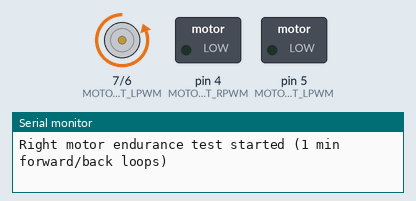
This program was run on a simulated Arduino Mega 2560, built with avr-gcc and run on an emulated ATmega2560. On the bench: motor-driver pin pairs drawn as motors (green arrow = first pin HIGH = forward, orange = second pin HIGH = backward, longer = more drive), switched loads named in the program (green lamp = pin HIGH), the last lines printed to the serial monitor.

Above: at 0.1 s.
At 60.1 s:
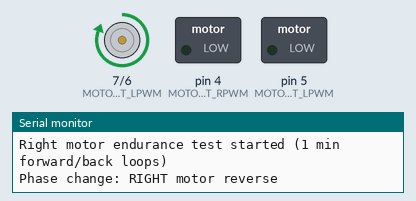
Timing chart, 0 to 121.5 s (numbered marks = the images above):
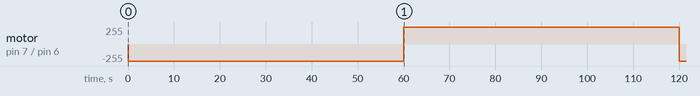

The program:

main.cpp
```cpp
// Automated right motor endurance test
// Runs right motor forward for 60s, reverse for 60s, loops.
// Left motor stays off.

#include <Arduino.h>

const uint8_t MOTOR_LEFT_RPWM  = 4;
const uint8_t MOTOR_LEFT_LPWM  = 5;
const uint8_t MOTOR_RIGHT_RPWM = 6;
const uint8_t MOTOR_RIGHT_LPWM = 7;

const uint8_t PWM_FULL = 255;
const unsigned long PHASE_DURATION_MS = 60UL * 1000UL;  // 1 minute per direction

enum Phase { FORWARD, REVERSE };
Phase current_phase = FORWARD;
unsigned long phase_start_ms = 0;

void setRightMotor(int dir) {
  if (dir > 0) {
    analogWrite(MOTOR_RIGHT_RPWM, PWM_FULL);
    analogWrite(MOTOR_RIGHT_LPWM, 0);
  } else if (dir < 0) {
    analogWrite(MOTOR_RIGHT_RPWM, 0);
    analogWrite(MOTOR_RIGHT_LPWM, PWM_FULL);
  } else {
    analogWrite(MOTOR_RIGHT_RPWM, 0);
    analogWrite(MOTOR_RIGHT_LPWM, 0);
  }
}

void stopLeftMotor() {
  analogWrite(MOTOR_LEFT_RPWM, 0);
  analogWrite(MOTOR_LEFT_LPWM, 0);
}

void setup() {
  pinMode(MOTOR_LEFT_RPWM, OUTPUT);
  pinMode(MOTOR_LEFT_LPWM, OUTPUT);
  pinMode(MOTOR_RIGHT_RPWM, OUTPUT);
  pinMode(MOTOR_RIGHT_LPWM, OUTPUT);

  stopLeftMotor();
  setRightMotor(1);
  current_phase = FORWARD;
  phase_start_ms = millis();

  Serial.begin(115200);
  Serial.println("Right motor endurance test started (1 min forward/back loops)");
}

void loop() {
  unsigned long now = millis();
  if (now - phase_start_ms >= PHASE_DURATION_MS) {
    phase_start_ms = now;
    if (current_phase == FORWARD) {
      current_phase = REVERSE;
      setRightMotor(-1);
      Serial.println("Phase change: RIGHT motor reverse");
    } else {
      current_phase = FORWARD;
      setRightMotor(1);
      Serial.println("Phase change: RIGHT motor forward");
    }
  }

  // keep left motor off
  stopLeftMotor();
}
```

Measured:
- by itself, motor on pin 7 (MOTOR_RIGHT_LPWM) / pin 6 (MOTOR_RIGHT_RPWM): stopped → backward 255/255 at 0.00 s, → forward 255/255 60.0 s later, → backward 255/255 60.0 s later
